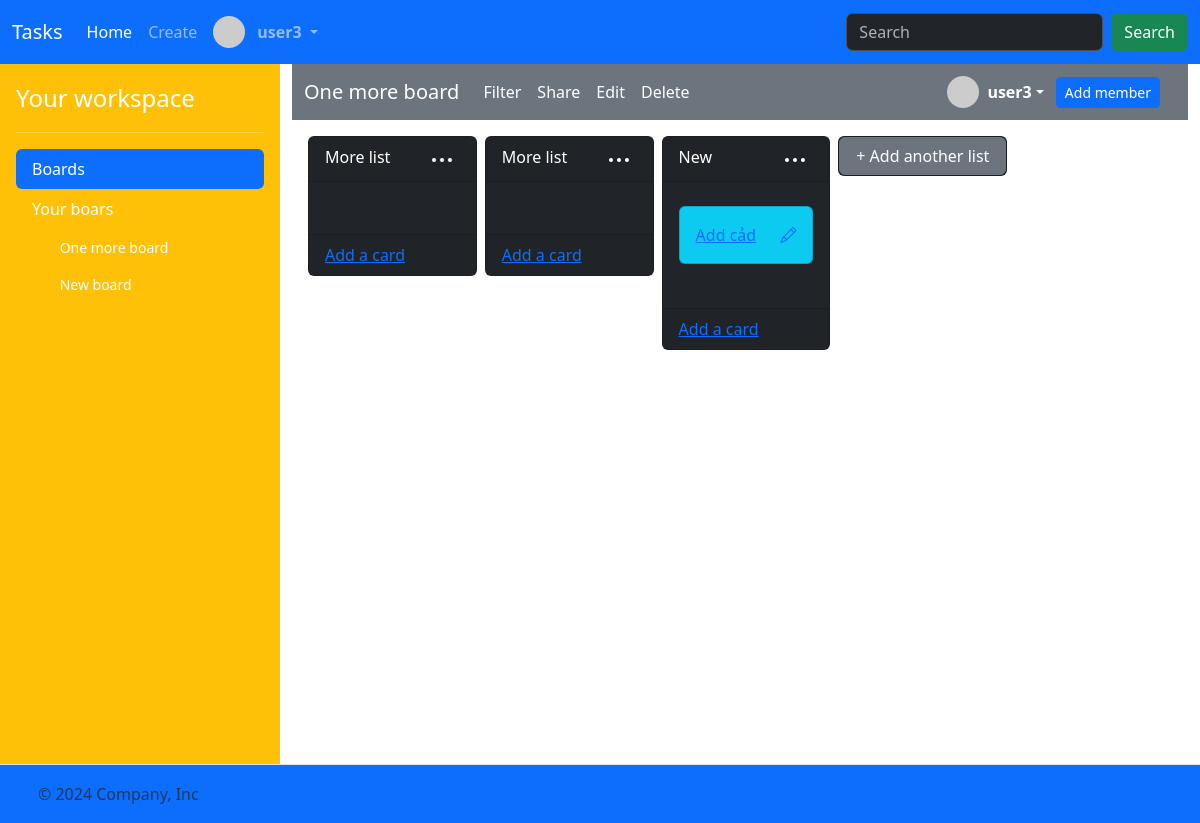
The app's page /boards/28 (signed in), older data.
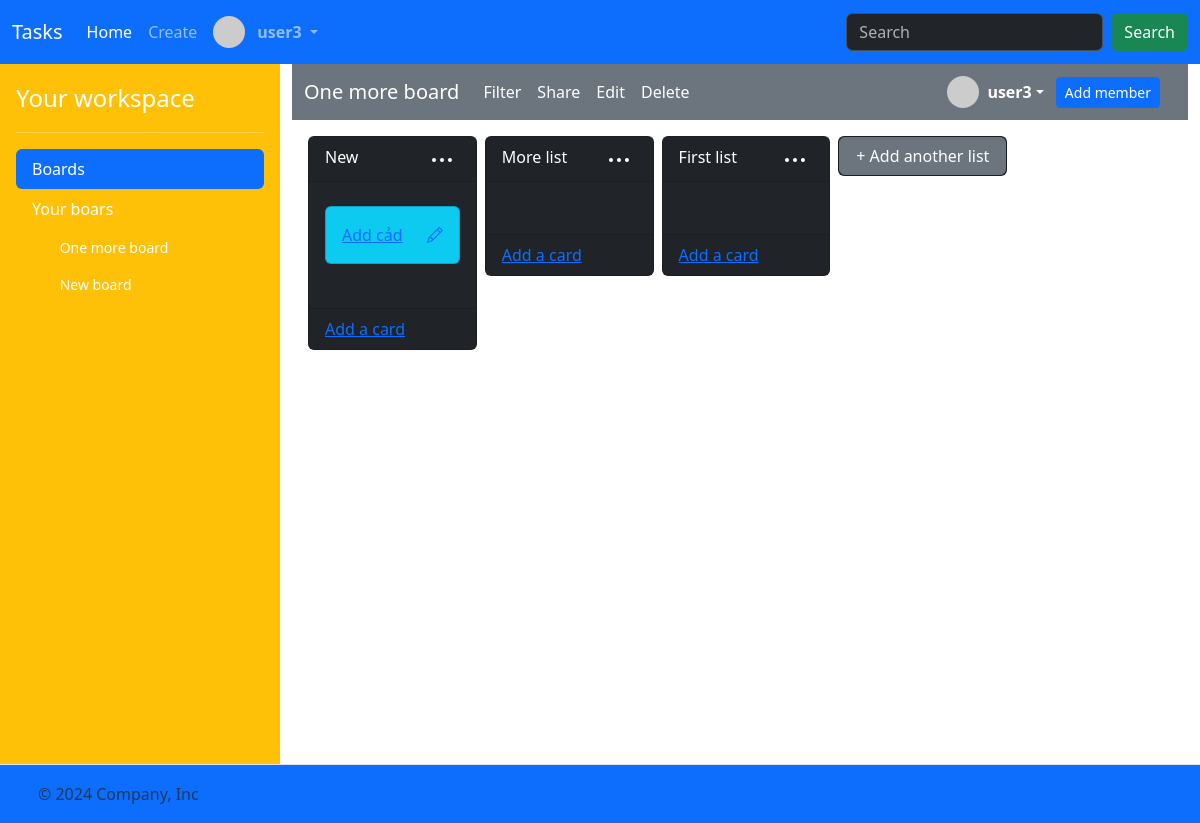
The same page, newer data.
### task/models.py (models this page shows)
class User(AbstractUser):
    bio = models.CharField(max_length=256)

class Board(models.Model):
    name = models.CharField(max_length=256)
    description = models.CharField(max_length=256)
    members = models.ManyToManyField(User, related_name="boards")
    created_at = models.DateTimeField(auto_now_add=True)

class List(models.Model):
    board = models.ForeignKey("Board", on_delete=models.CASCADE, related_name="lists")
    name = models.CharField(max_length=256)
    position = models.DecimalField(max_digits=10, decimal_places=2)
    created_at = models.DateTimeField(auto_now_add=True)

class Card(models.Model):
    list = models.ForeignKey("List", on_delete=models.CASCADE, related_name="cards")
    title = models.CharField(max_length=256)
    description = models.CharField(max_length=256)
    due_date = models.DateTimeField(null=True, blank=True)
    position = models.DecimalField(max_digits=10, decimal_places=2)
    members = models.ManyToManyField(User, related_name="cards")
    created_at = models.DateTimeField(auto_now_add=True)

### task/views.py (the view)
# urls.py: path("boards/<int:board_id>", views.board, name="board"),
@csrf_exempt
@login_required
def board(request, board_id):
    board = (
        request.user.boards.filter(id=board_id)
        .prefetch_related("members", "lists__cards", "lists")
        .first()
    )
    lists = (
        board.lists.all()
        .order_by("position")
        .prefetch_related(
            Prefetch(
                "cards",
                queryset=Card.objects.order_by("position"),
                to_attr="ordered_cards",
            )
        )
    )
    members = board.members.all()
    total_member = members.count()
    for index, member in enumerate(members):
        member.index = total_member - index
    return render(
        request,
        "task/board.html",
        {
            "board": board,
            "lists": lists,
            "boards": request.user.boards.all(),
            "members": members,
        },
    )

### task/templates/task/board.html (shortened to what this page needs)
{% extends "task/layout.html" %}
{% load static %}
{% block main %}
<nav class="navbar navbar-expand-lg bg-secondary"  data-bs-theme="dark">
    <div class="container-fluid">
      <a id="board-title" class="navbar-brand" href="{% url 'board' board.id %}" data-board-id="{{ board.id }}">{{ board.name }}</a>
      <div class="collapse navbar-collapse" id="navbarSupportedContent">
        <ul class="navbar-nav me-auto mb-2 mb-lg-0">
            <li class="nav-item">
                <a class="nav-link active" aria-current="page" href="#Filter">Filter</a>
            </li>
            <li class="nav-item">
                <a class="nav-link active" aria-current="page" href="#Share">Share</a>
            </li>
            <li class="nav-item">
                <a class="nav-link active" aria-current="page" href="{% url 'edit_board' board.id %}">Edit</a>
            </li>
            <li class="nav-item">
                <button type="button" class="nav-link active" data-bs-toggle="modal" data-bs-target="#confirmBoardDeletionModal">
                    Delete
                </button>
            </li>
        </ul>
        <div style="display: flex; align-items: center; gap: 12px;">
            <div class="dropdown">
                <a href="#" class="d-flex align-items-center text-white text-decoration-none dropdown-toggle" id="dropdownUser1" data-bs-toggle="dropdown" aria-expanded="false">
                  <img src="https://i.pravatar.cc/48?u={{ user.id }}" alt="" width="32" height="32" class="rounded-circle me-2">
                  <strong>{{ user.username }}</strong>
                </a>
            </div>
            <a class="btn btn-sm btn-primary" href="{% url 'board_add_member' board.id %}">Add member</a>
        </div>
      </div>
    </div>
</nav>
<div class="mt-3" style="margin-left: 12px;">
    <div class="task-lists g-3 mt-2" style="display:flex; overflow-x: auto; width: 100%; max-width: 100%;">
            {% for list in lists %}
            <div class="col px-1" style="flex: 0 0 20%;">
                <div class="card bg-dark task-list" draggable="true" id="list-id-{{ list.id }}" data-list-id="{{ list.id }}" data-list-position="{{ list.position }}">
                    <div class="card-header text-white">
                        <div style="display: flex;justify-content: space-between;">
                            <span>{{ list.name }}</span>
                            <div class="dropdown">
                                <button style="background: transparent; border: 0;" data-bs-toggle="dropdown" aria-expanded="false">
                                    <svg xmlns="http://www.w3.org/2000/svg" viewBox="0 0 24 24" width="24" height="24" fill="white"><path d="M20 14a2 2 0 1 1-.001-3.999A2 2 0 0 1 20 14ZM6 12a2 2 0 1 1-3.999.001A2 2 0 0 1 6 12Zm8 0a2 2 0 1 1-3.999.001A2 2 0 0 1 14 12Z"></path></svg>
                                </button>
                              </div>
                        </div>
                    </div>
                    <div class="card-body" style="display:flex; flex-direction: column; max-height: 550px !important; overflow-y: auto;" data-list-id="{{ list.id }}">
                        {% for card in list.ordered_cards %}
                            <div class="task-card card bg-info my-2" data-card-id="{{ card.id }}" data-list-id="{{ list.id }}" id="card-id-{{ card.id }}" draggable="true">
                                <div class="card-body" style="display: flex; justify-content: space-between;">
                                    <a href="{% url 'card' card.id %}">
                                        <span>{{ card.title }}</span>
                                    </a>
                                    <a href="{% url 'edit_card_title' card.id %}"><i class="bi bi-pencil"></i></a>
                                </div>
                            </div>
                        {% endfor %}
                        <div class="task-card" style="width: 100%; min-height: 20px; flex: 1;"></div>
                    </div>
                    <div class="card-footer text-body-secondary">
                        <a href="{% url 'list_add_card_view' list.id %}">Add a card</a>
                    </div>
                </div>
            </div>
            {% endfor %}
            <div class="col px-1" style="flex: 0 0 20%;">
                <div class="card bg-dark" draggable="true" id="task-add-list-btn" data-list-id="{{ list.id }}">
                    <a class="btn btn-secondary" href="{% url 'board_add_list_view' board.id %}">+ Add another list</a>
                </div>
            </div>
    </div>
</div>
{% endblock %}

### task/templates/task/layout.html (shortened to what this page needs)
<!DOCTYPE html>
{% load static %}
<html lang="en">
    <head>
        <link href="https://cdn.jsdelivr.net/npm/bootstrap@5.3.3/dist/css/bootstrap.min.css" rel="stylesheet">
        <link rel="stylesheet" href="https://cdn.jsdelivr.net/npm/bootstrap-icons@1.3.0/font/bootstrap-icons.css">
        <link href="{% static 'styles.css' %}" rel="stylesheet">
    </head>
    <body>
        <header>
            <nav class="navbar navbar-expand-lg bg-primary"  data-bs-theme="dark">
                <div class="container-fluid">
                  <a class="navbar-brand" href="{% url 'index' %}">Tasks</a>
                  <div class="collapse navbar-collapse" id="navbarSupportedContent">
                    <ul class="navbar-nav me-auto mb-2 mb-lg-0" style="display: flex;
    align-items: center;">
                        {% if user.is_authenticated %}
                      <li class="nav-item">
                        <a class="nav-link active" aria-current="page" href="{% url 'index' %}">Home</a>
                      </li>
                      <li class="nav-item">
                        <a class="nav-link" href="{% url 'create_board' %}">Create</a>
                      </li>
                      <li class="nav-item dropdown">
                        <a class="nav-link dropdown-toggle" href="#" role="button" data-bs-toggle="dropdown" aria-expanded="false" style="display: flex; align-items: center; gap: 4px;">
                            <img src="https://i.pravatar.cc/48?u={{ user.id }}" alt="" width="32" height="32" class="rounded-circle me-2">
                            <strong>{{ user.username }}</strong>
                        </a>
                      </li>
                    </ul>
                    <form class="d-flex" role="search">
                      <input class="form-control me-2" type="search" placeholder="Search" aria-label="Search">
                      <button class="btn btn-success" type="submit">Search</button>
                    </form>
                      {% endif %}
                  </div>
                </div>
              </nav>
        </header>
        <main>
            <div class="d-flex flex-nowrap">
                {% if user.is_authenticated %}
                <div class="d-flex flex-column flex-shrink-0 p-3 text-white bg-warning" style="width: 280px;">
                    <a href="/" class="d-flex align-items-center mb-3 mb-md-0 me-md-auto text-white text-decoration-none">
                      <span class="fs-4">Your workspace</span>
                    </a>
                    <hr>
                    <ul class="nav nav-pills flex-column mb-auto">
                      <li class="nav-item">
                        <a href="#" class="nav-link active" aria-current="page">
                          Boards
                        </a>
                      </li>
                      <li class="mb-1">
                        <button  class="nav-link text-white collapsed" data-bs-toggle="collapse" data-bs-target="#home-collapse" aria-expanded="true">
                            Your boars
                            </button>
                            <div class="collapse show" id="home-collapse">
                            <ul class="btn-toggle-nav list-unstyled fw-normal pb-1 small" style="max-height: 490px; overflow-y: auto;">
                                {% for board in boards %}
                                <li>
                                    <a href="{% url 'board' board.id %}" class="nav-link text-white">
                                      <svg class="bi me-2" width="16" height="16"><use xlink:href="#speedometer2"></use></svg>
                                      {{ board.name }}
                                    </a>
                                  </li>
                                  {% endfor %}
                            </ul>
                            </div>
                      </li>
                    </ul>
                </div>
                {% endif %}
                <div style="flex: 1; background: white; overflow-x: hidden; min-height: 700px;" class="container-fluid">
                    {% block main %}{% endblock %}
                </div>
            </div>
        </main>
        <footer class="d-flex flex-wrap justify-content-between align-items-center py-3 border-top bg-primary">
            <div class="col-md-4 d-flex align-items-center">
              <a href="/" class="mb-3 me-2 mb-md-0 text-body-secondary text-decoration-none lh-1">
                <svg class="bi" width="30" height="24"><use xlink:href="#bootstrap"></use></svg>
              </a>
              <span class="mb-3 mb-md-0 text-body-secondary">© 2024 Company, Inc</span>
            </div>
            <ul class="nav col-md-4 justify-content-end list-unstyled d-flex">
              <li class="ms-3"><a class="text-body-secondary" href="#"><svg class="bi" width="24" height="24"><use xlink:href="#twitter"></use></svg></a></li>
              <li class="ms-3"><a class="text-body-secondary" href="#"><svg class="bi" width="24" height="24"><use xlink:href="#instagram"></use></svg></a></li>
              <li class="ms-3"><a class="text-body-secondary" href="#"><svg class="bi" width="24" height="24"><use xlink:href="#facebook"></use></svg></a></li>
            </ul>
        </footer>
    </body>
</html>

Row changes from the older to the newer data that the page shows:
changed List "New": moves up the list
changed List: name "More list" → "First list"
